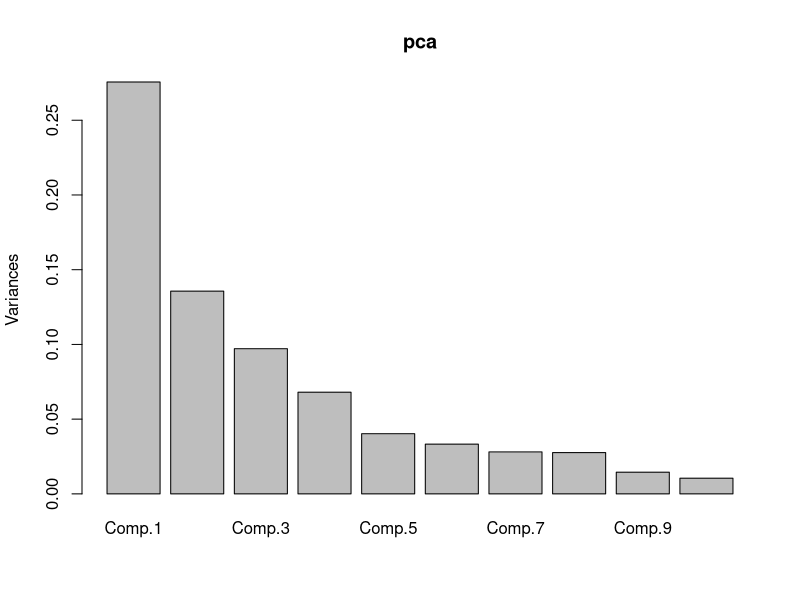

This figure's R source:
## ---- chunk 1
raw.data<- read.csv("VPALDataParsed.csv")
head(raw.data)
## ---- chunk 2
numeric.data <- raw.data[,2:16]
## ---- chunk 3
library("scales")
normalize.data <- sapply(numeric.data,rescale,to=c(0,1))
summary(normalize.data)
## ---- chunk 4
pca <- princomp(normalize.data,scores = TRUE)
summary(pca)
## ---- chunk 5
plot(pca)
## ---- chunk 6
loadings(pca)
